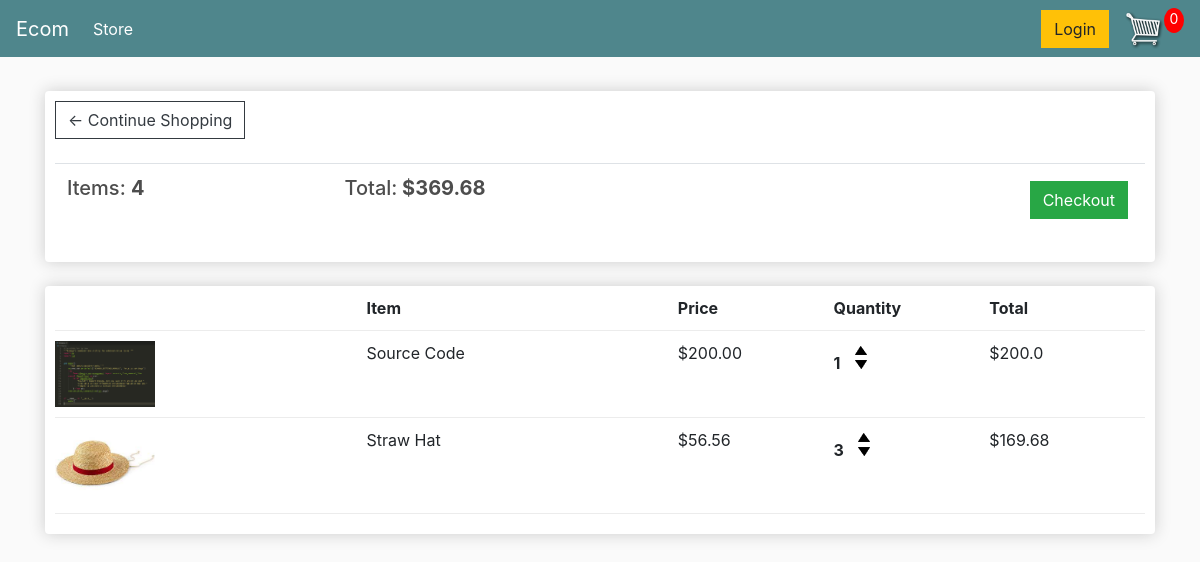
The app's page /cart/ (signed in) with its own data.
### store/models.py (models this page shows, shortened)
class Order(models.Model):
    customer = models.ForeignKey(Customer, on_delete=models.SET_NULL, null=True, blank=True)
    ordered_date = models.DateTimeField(auto_now_add=True)
    complete = models.BooleanField(default=False)
    transaction_id = models.CharField(max_length=100, null=True)
    def get_cart_total(self):
        orderitems = self.orderitem_set.all()
        cart_total = sum([item.get_total for item in orderitems])
        return cart_total
    def get_cart_itemsQty(self):
        orderitems = self.orderitem_set.all()
        itemsQty = sum([item.qty for item in orderitems])
        return itemsQty

class OrderItem(models.Model):
    product = models.ForeignKey(Product, on_delete=models.SET_NULL, null=True)
    order = models.ForeignKey(Order, on_delete=models.SET_NULL, null=True)
    qty = models.IntegerField(default=0, null=True, blank=True)
    added_date = models.DateTimeField(auto_now_add=True)
    @property
    def get_total(self):
        total = self.product.price * self.qty
        return total

class Product(models.Model):
    name = models.CharField(max_length=200)
    price = models.FloatField()
    digital = models.BooleanField(default=False, null=True, blank=True)
    image = models.ImageField(null=True, blank=True)
    @property
    def imageURL(self):
        try:
            url = self.image.url
        except:
            url = ''
        return url

### store/views.py (the view)
# urls.py: path('cart/', views.cart, name="cart"),
def cart(request):
    if request.user.is_authenticated:
        customer = request.user.customer
        order, created = Order.objects.get_or_create(customer=customer, complete = False)
        items = order.orderitem_set.all()
    else:
        items = []
        order = {'get_cart_total' : 0, 'get_cart_itemsQty' : 0}
    context = {'items': items, 'order': order}
    return render(request, 'store/cart.html', context)

### store/templates/store/cart.html
{% extends "store/main.html" %}
{% load static %}
{% block content %}
<div class="row">
	<div class="col-lg-12">
		<div class="box-element">
            <a  class="btn btn-outline-dark" href="{% url 'store' %}">&#x2190; Continue Shopping</a>
            <br>
            <br>
            <table class="table">
                <tr>
                    <th><h5>Items: <strong>{{ order.get_cart_itemsQty }}</strong></h5></th>
                    <th><h5>Total:<strong> ${{ order.get_cart_total|floatformat:2 }}</strong></h5></th>
                    <th>
                        <a  style="float:right; margin:5px;" class="btn btn-success" href="{% url 'checkout' %}">Checkout</a>
                    </th>
                </tr>
            </table>
		</div>
		<br>
		<div class="box-element">
            <div class="cart-row">
                <div style="flex:2"></div>
                <div style="flex:2"><strong>Item</strong></div>
                <div style="flex:1"><strong>Price</strong></div>
                <div style="flex:1"><strong>Quantity</strong></div>
                <div style="flex:1"><strong>Total</strong></div>
            </div>
            {% for item in items %}
            <div class="cart-row">
                <div style="flex:2"><img class="row-image" src="{{ item.product.imageURL }}"></div>
                <div style="flex:2"><p>{{ item.product.name }}</p></div>
                <div style="flex:1"><p>${{ item.product.price|floatformat:2 }}</p></div>
                <div style="flex:1">
                    <p class="quantity">{{ item.qty }}</p>
                    <div class="quantity">
                        <img class="chg-quantity" src="{% static  'img/arrow-up.png' %}">
                        <img class="chg-quantity" src="{% static  'img/arrow-down.png' %}">
                    </div>
                </div>
                <div style="flex:1"><p>${{ item.get_total }} </p></div>
            </div>
            {% endfor %}
	</div>
</div>
{% endblock content %}

### static/css/main.css (style rules this page uses)
body { background-color: hsl(0, 0%, 98%); }
h1,h2,h3,h4,h5,h6 { color:hsl(0, 0%, 30%); }
.box-element { box-shadow:hsl(0, 0%, 80%) 0 0 16px; background-color: #fff; border-radius: 4px; padding: 10px; }
.col-lg-4, .col-lg-6, .col-lg-8, .col-lg-12 { margin-top: 10px; }
.btn { border-radius: 0; }
.row-image { width: 100px; }
.cart-row { display: flex; align-items: flex-stretch; padding-bottom: 10px; margin-bottom: 10px; border-bottom: 1px solid #ececec; }
.quantity { display: inline-block; font-weight: 700; padding-right:10px; }
.chg-quantity { width: 12px; cursor: pointer; display: block; margin-top: 5px; transition:.1s; }

### records on screen
Order: get_cart_itemsQty "4", get_cart_total "369.68"
OrderItem: product.imageURL (picture), product.name "Source Code", product.price "200.00", qty "1", get_total "200.0"
OrderItem: product.imageURL (picture), product.name "Straw Hat", product.price "56.56", qty "3", get_total "169.68"
